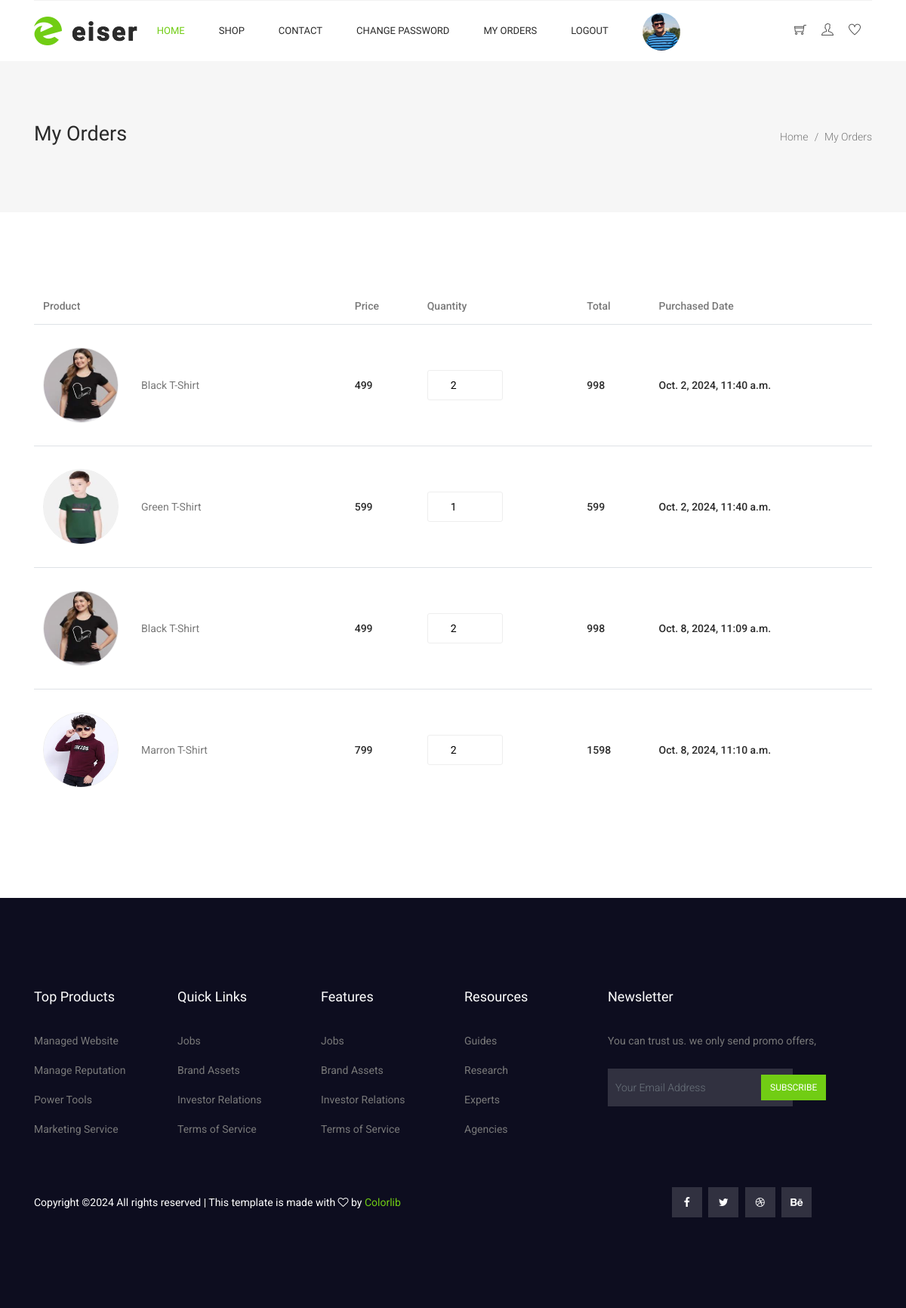
/myorders/ (signed in), run on the app's committed database.
### myapp/models.py (models this page shows, shortened)
class Cart(models.Model):
	user=models.ForeignKey(User,on_delete=models.CASCADE)
	product=models.ForeignKey(Product,on_delete=models.CASCADE)
	date=models.DateTimeField(default=timezone.now)
	product_price=models.PositiveIntegerField()
	product_qty=models.PositiveIntegerField(default=1)
	total_price=models.PositiveIntegerField()
	payment_status=models.BooleanField(default=False)

class Product(models.Model):
	seller=models.ForeignKey(User,on_delete=models.CASCADE)
	category=(
		("Men","Men"),
		("Women","Women"),
		("Kids","Kids"),
	)
	size=(
		("S","S"),
		("L","L"),
		("M","M"),
		("XL","XL"),
		("XXL","XXL"),
	)
	product_category=models.CharField(max_length=100,choices=category)
	product_name=models.CharField(max_length=100)
	product_price=models.PositiveIntegerField()
	product_desc=models.TextField()
	product_picture=models.ImageField(upload_to="product_picture/")
	product_size=models.CharField(max_length=100,choices=size,default="")

### myapp/views.py (the view)
# urls.py: path('myorders/',views.myorders,name='myorders'),
def myorders(request):
	user=User.objects.get(email=request.session['email'])
	carts=Cart.objects.filter(user=user,payment_status=True)
	return render(request,'myorders.html',{'carts':carts})

### myapp/templates/myorders.html (shortened to what this page needs)
{% extends 'header.html' %}
{% load static %}
{% block content %}
<!DOCTYPE html>
<html lang="en">
  <head>
  </head>
  <body>
    <section class="banner_area">
      <div class="banner_inner d-flex align-items-center">
        <div class="container">
          <div
            class="banner_content d-md-flex justify-content-between align-items-center"
          >
            <div class="mb-3 mb-md-0">
              <h2>My Orders</h2>
            </div>
            <div class="page_link">
              <a href="index.html">Home</a>
              <a href="cart.html">My Orders</a>
            </div>
          </div>
        </div>
      </div>
    </section>
    <section class="cart_area">
      <div class="container">
        <div class="cart_inner">
          <div class="table-responsive">
            <table class="table">
              <thead>
                <tr>
                  <th scope="col">Product</th>
                  <th scope="col">Price</th>
                  <th scope="col">Quantity</th>
                  <th scope="col">Total</th>
                  <th scope="col">Purchased Date</th>
                </tr>
              </thead>
              <tbody>
                {% for i in carts %}
                <tr>
                  <td>
                    <div class="media">
                      <div class="d-flex">
                        <img
                          src="{{i.product.product_picture.url}}" style="width: 100px;height: 100px;border-radius: 50%;"
                          alt=""
                        />
                      </div>
                      <div class="media-body">
                        <p>{{i.product.product_name}}</p>
                      </div>
                    </div>
                  </td>
                  <td>
                    <h5>{{i.product.product_price}}</h5>
                  </td>
                  <td>
                    <div class="product_count">
                      <form name="change_qty" method="post" action="{% url 'change-qty' %}">
                      <input  type="number" onchange="this.form.submit();"
                        name="product_qty"
                        id="sst"
                        min="1"
                        max="10"
                        value="{{i.product_qty}}"
                        title="Quantity:"
                        class="input-text qty"
                        readonly
                      />
                        </form>
                    </div>
                  </td>
                  <td>
                    <h5>{{i.total_price}}</h5>
                  </td>
                  <td>
                    <h5>{{i.date}}</h5>
                  </td>
                </tr>
                {% endfor %}
              </tbody>
            </table>
          </div>
        </div>
      </div>
    </section>
  </body>
</html>
{% endblock %}

### myapp/static/css/style.css (style rules this page uses)
body { line-height:24px;font-size:14px;font-family:"Roboto",sans-serif;font-weight:normal;color:#797979 }
h1,h2,h3,h4,h5,h6 { font-family:"Heebo",sans-serif;color:#2a2a2a;font-weight:500 }
a { text-decoration:none;transition:all 0.3s ease-in-out }
.banner_area { position:relative;z-index:1;min-height:200px }
.banner_area .banner_inner { position:relative;overflow:hidden;width:100%;min-height:200px;background:#f6f6f6;z-index:1 }
.banner_area .banner_inner .banner_content { position:relative;z-index:10 }
.banner_area .banner_inner .banner_content h2 { font-size:27px;font-weight:500 }
.banner_area .banner_inner .banner_content .page_link a { font-size:14px;font-weight:300;color:#797979;font-family:"Roboto",sans-serif;margin-right:18px;position:relative }
.banner_area .banner_inner .banner_content .page_link a:before { content:"/";font-size:14px;position:absolute;right:-14px;top:50%;transform:translateY(-50%) }
.banner_area .banner_inner .banner_content .page_link a:last-child { margin-right:0px }
.banner_area .banner_inner .banner_content .page_link a:last-child:before { display:none }
h2 { font-size:30px }
h5 { font-size:16px }
.product_count { display:inline-block;position:relative;margin-bottom:24px }
.product_count input { width:76px;border:1px solid #eeeeee;border-radius:3px;padding-left:10px }
.cart_area { padding-top:100px;padding-bottom:100px }
.cart_inner .table thead tr th { border-top:0px;font-size:14px;font-weight:500;font-family:"Roboto",sans-serif;color:#797979;border-bottom:0px !important }
.cart_inner .table tbody tr td { padding-top:30px;padding-bottom:30px;vertical-align:middle;align-self:center }
.cart_inner .table tbody tr td .media .d-flex { padding-right:30px }
.cart_inner .table tbody tr td .media .d-flex img { border:1px solid #eeeeee;border-radius:3px }
.cart_inner .table tbody tr td .media .media-body { vertical-align:middle;align-self:center }
.cart_inner .table tbody tr td .media .media-body p { margin-bottom:0px }
.cart_inner .table tbody tr td h5 { font-size:14px;color:#2a2a2a;font-family:"Roboto",sans-serif;margin-bottom:0px }
.cart_inner .table tbody tr td .product_count { margin-bottom:0px }
.cart_inner .table tbody tr td .product_count input { width:100px;padding-left:30px;height:40px;outline:none;box-shadow:none }

### data on the page
Cart: product.product_picture (picture), product.product_name "Black T-Shirt", product.product_price "499", product_qty "2", total_price "998", date "Oct. 2, 2024, 11:40 a.m."
Cart: product.product_picture (picture), product.product_name "Green T-Shirt", product.product_price "599", product_qty "1", total_price "599", date "Oct. 2, 2024, 11:40 a.m."
Cart: product.product_picture (picture), product.product_name "Black T-Shirt", product.product_price "499", product_qty "2", total_price "998", date "Oct. 8, 2024, 11:09 a.m."
Cart: product.product_picture (picture), product.product_name "Marron T-Shirt", product.product_price "799", product_qty "2", total_price "1598", date "Oct. 8, 2024, 11:10 a.m."
